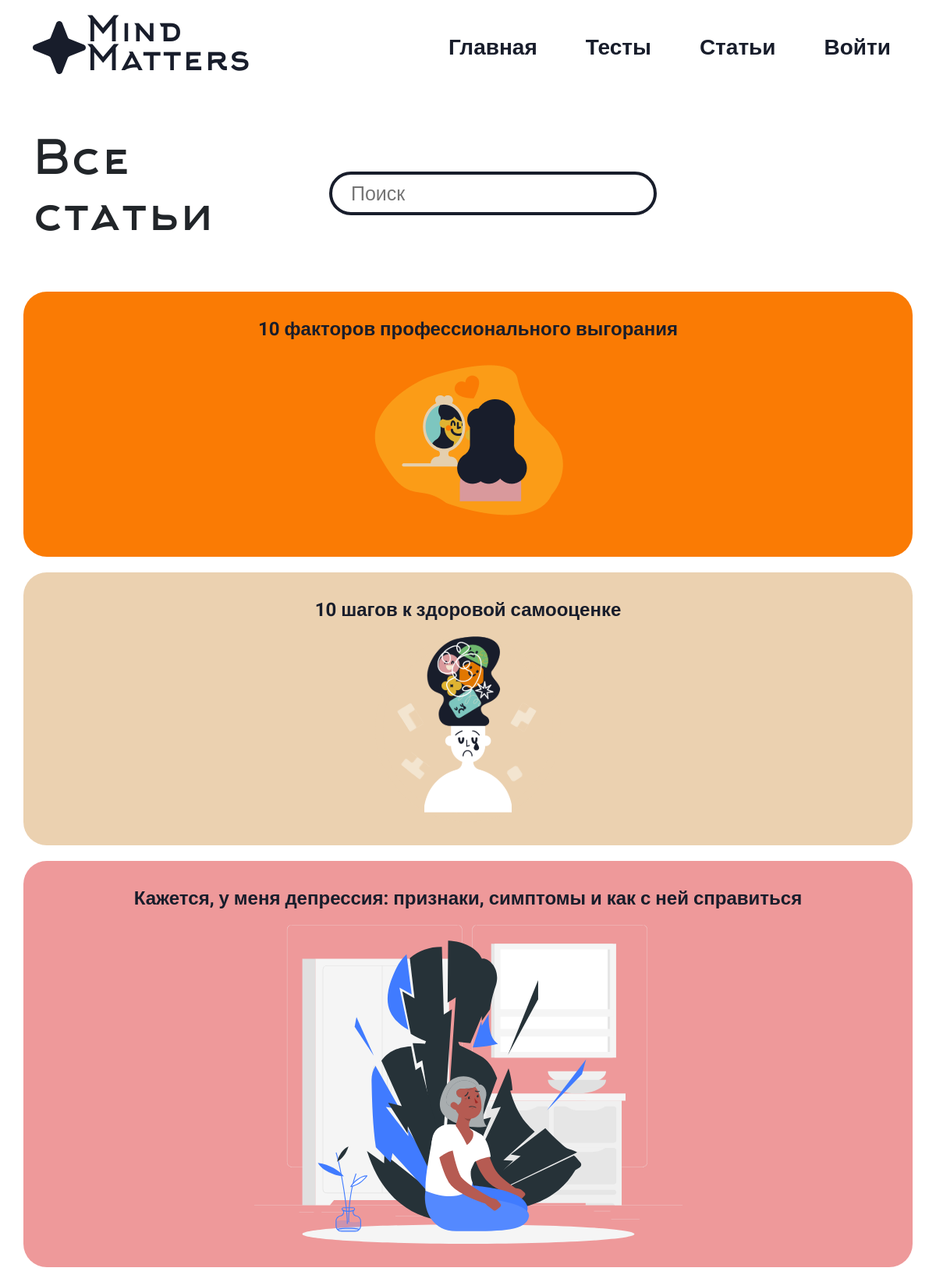
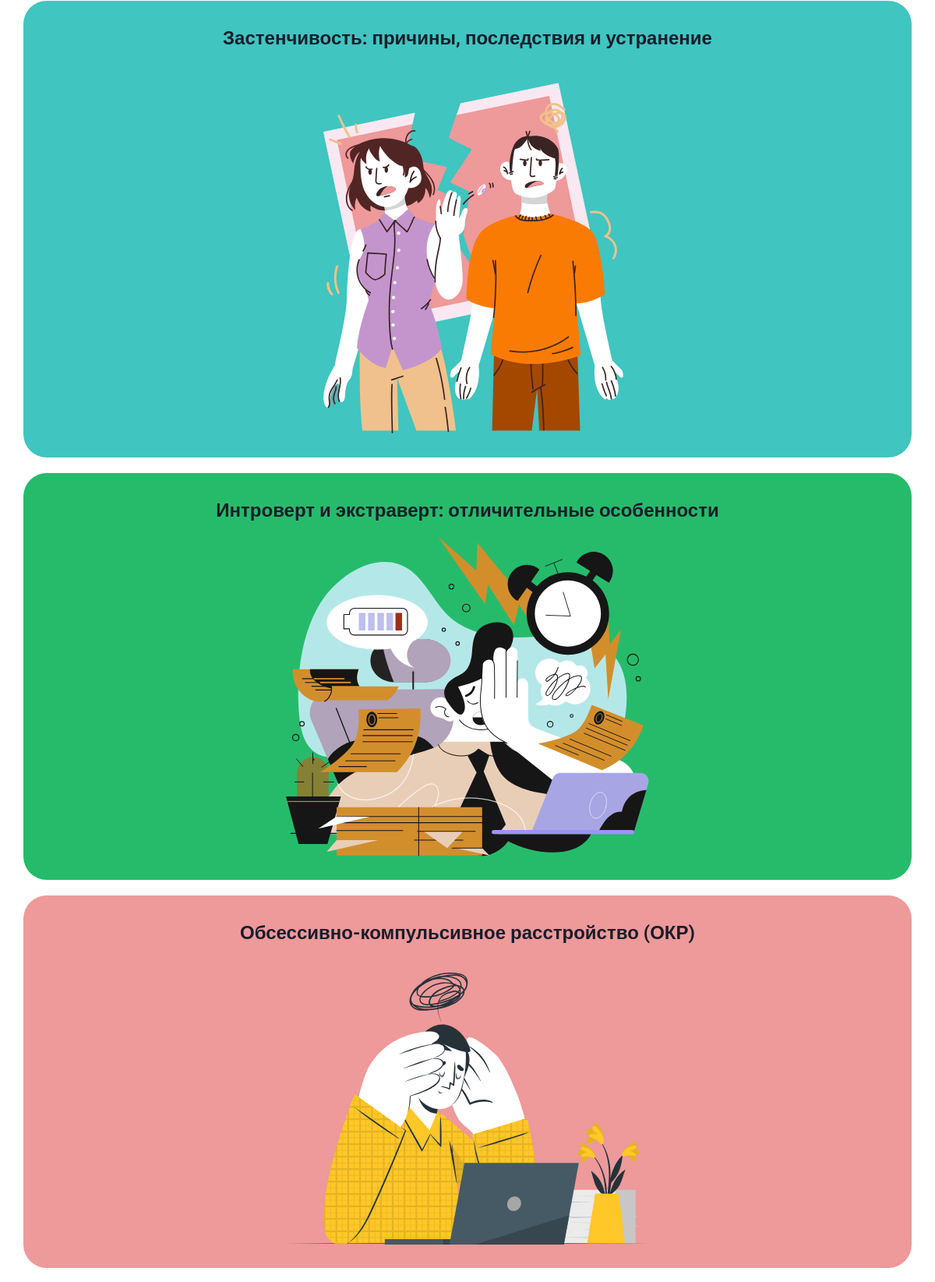
The page /articles (upper part) on the database its author committed (2 pictures, top to bottom).
### app/models.py (models this page shows, shortened)
class Articles(db.Model):
    id = db.Column(db.Integer,primary_key=True)
    title = db.Column(db.String(100))
    text = db.Column(db.Text)
    image_name = db.Column(db.String(100))
    category = db.Column(db.String(100))
    color = db.Column(db.String(100))
    root = db.Column(db.Integer, default=1)

### app/views.py (the view)
@app.route('/articles', methods=['GET', 'POST'])
def articles():
    articles = Articles.query.all()
    if request.method == 'GET':
        name = request.args.get('seach')
        if name:
            name= name.capitalize()
            title = "%{}%".format(name)
            articles = Articles.query.filter(Articles.title.like(title)).all()
            return render_template("articles.html",articles=articles)
        else:
             return render_template("articles.html",articles=articles)
    return render_template("articles.html",articles=articles)

### app/views.py (called while the page is built)
@app.context_processor
def inject_user():
    def get_user_name():
        if 'name' in session:
            return Users.query.filter_by(email=session['name']).first()
    return dict(active_user=get_user_name())

### app/templates/articles.html (shortened to what this page needs)
{% extends 'base.html' %}
{% block main %}
<div class="articles-wrap">
    <div class="container">
        <div class="articles-header ">
            <div class="row  d-flex justify-content-between  align-items-center">
                <div class="col-lg-4">
                    <h1>Все статьи</h1>
                </div>
                <div class="col">
                    <form method="get">
                        <input type="search" placeholder="Поиск" class="px-4 py-4" id="seach-art" name="seach">
                    </form>
                </div>
            </div>
        </div>
        <div class="articles-mobile">
            {%for article in articles%}
            {%if article.root==1%}
            <div class="row article-mobile" style="background-color: {{article.color}};">
                <p><a href="/article/{{article.id}}">{{article.title}}</a></p>
                <a href="/article/{{article.id}}"> <img src="../static/img/upload/{{article.image_name}}"  alt=""
                        class="img-fluid"></a>
            </div>
            {%endif%}
            {%endfor%}
        </div>
    </div>
</div>
{% endblock %}

### app/static/css/style.css (style rules this page uses)
* { font-family: "Roboto", sans-serif; }
.articles-header { margin: 50px 0; }
.articles-header h1 { font-size: 60px; font-family: 'Arkhip'; }
#seach-art { border: 4px solid #181D2B; border-radius: 30px; width: 420px; height: 40px; font-size: 25px; }
.articles-mobile { text-align: center; display: flex; flex-direction: column; justify-content: center; align-items: center; display: none; }
.articles-mobile .article-mobile { display: flex; padding: 30px; border-radius: 30px; display: flex; margin-bottom: 20px; }
.article-mobile a { text-decoration: none; color: #181D2B; font-weight: bold; font-size: 24px; }
@media (max-width: 1200px) { .articles-header form input { width: 248px; } }
@media (max-width: 1200px) { .articles-mobile { display: block; } }

### rows shown on the page
Articles: title "10 факторов профессионального выгорания", image_name (picture)
Articles: title "10 шагов к здоровой самооценке", image_name (picture)
Articles: title "Кажется, у меня депрессия: признаки, симптомы и как с ней справиться", image_name (picture)
Articles: title "Застенчивость: причины, последствия и устранение", image_name (picture)
Articles: title "Интроверт и экстраверт: отличительные особенности", image_name (picture)
Articles: title "Обсессивно-компульсивное расстройство (ОКР)", image_name (picture)
